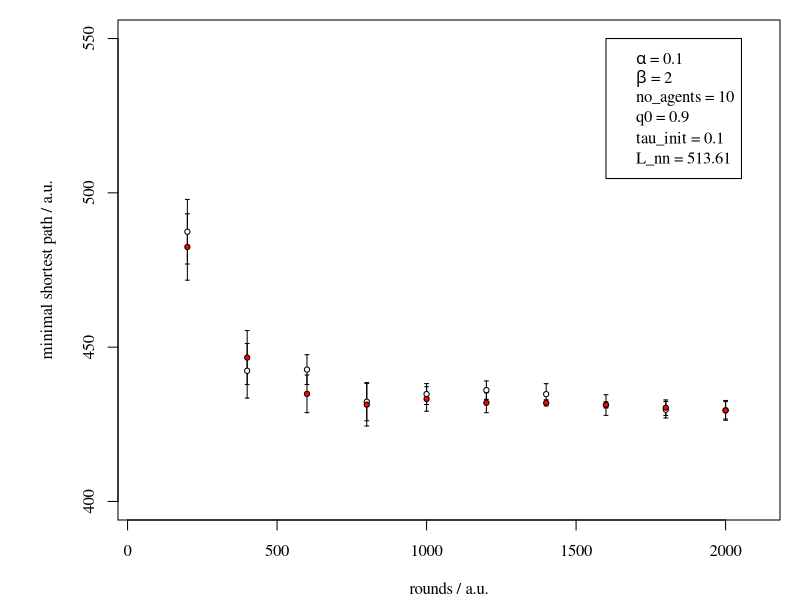

Generate this figure with R:
#Plot rounds vs. global_shortest_path_minimum

# alpha = 0.1;
# beta_0 = 2;
# no_agents = 10;     							
# rounds = 200:2000										
# start_city = 1;											
# q0 = 0.9;
# tau_init = 0.1;                                        
rm(list = ls())

#Daten einlesen
rounds = c(200,400,600,800,1000,1200,1400,1600,1800,2000)
min_global_shortest_path.V1 = c(487.4028,442.3497,442.7367,432.3335,434.8084, 436.0793, 434.7726, 431.2449,429.7371, 429.5303)
min_global_shortest_path.V2 = c(482.4596, 446.6279,434.8789,431.3724,433.2166,431.9794,431.9479,431.3109, 430.3957,429.5303)
errors.V1 = c(10.4641,8.8395,4.8312,6.1660,3.3879,2.9796,3.3960,3.3416,2.6631,2.8202)                        #Standardabweichung
errors.V2 = c(10.7538,8.7496,6.1061,6.9268,3.9622,3.2160,1,1, 2.5062,3.1934)

#Grafik
par(family="serif",oma=c(0,1,0,0),mgp=c(2.9,1,0),mar=c(4,4.9,1,1),cex.lab=1,cex=1)
plot(rounds,min_global_shortest_path.V1,type="n",
     xlim=c(50,2100),
     ylim=c(400,550),
     xlab=expression(paste("rounds"," / ", a.u.)),
     ylab=expression(paste("minimal shortest path"," / ", a.u.)),
     
)
y.errorbars.V1 <- function(rounds,min_global_shortest_path.V1,errors.V1,ebl=0.02){arrows(rounds,min_global_shortest_path.V1-errors.V1,rounds,min_global_shortest_path.V1+errors.V1,code=3,angle=90,length=ebl)}
y.errorbars.V1(rounds,min_global_shortest_path.V1,errors.V1)

y.errorbars.V2 <- function(rounds,min_global_shortest_path.V2,errors.V2,ebl=0.02){arrows(rounds,min_global_shortest_path.V2-errors.V2,rounds,min_global_shortest_path.V2+errors.V2,code=3,angle=90,length=ebl)}
y.errorbars.V2(rounds,min_global_shortest_path.V2,errors.V2)
points(rounds,min_global_shortest_path.V1,cex=0.7,pc=21,bg="white")
points(rounds,min_global_shortest_path.V2,cex=0.7,pc=21,bg="red")

legend(1600,550,c(expression(paste(alpha," = ",0.1)),expression(paste(beta," = ",2)),expression(paste(no_agents," = ",10)),expression(paste(q0," = ",0.9)),expression(paste(tau_init," = ",0.1)),expression(paste(L_nn," = ",513.61))))


#dev.copy2pdf(file="rounds_vs_shortestpath.pdf",height=7,width=12)